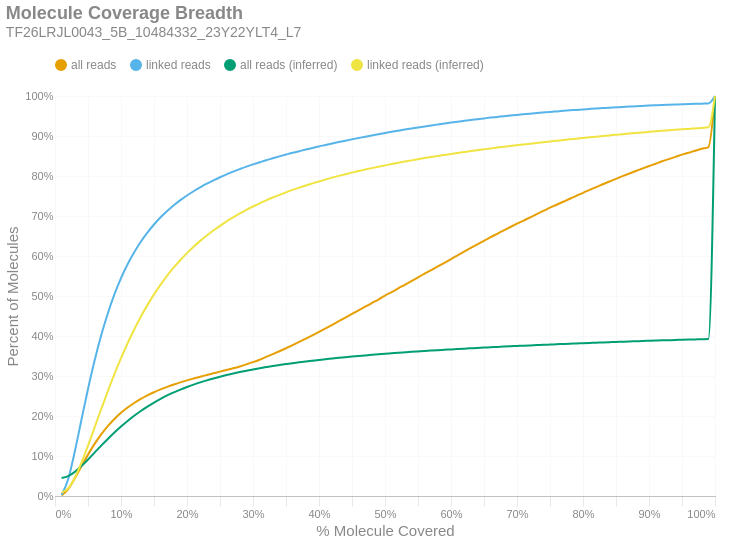

The cell this chart's notebook holds for it:
### Markdown cell above
### Molecule Read Coverage
This chart shows molecule coverage breadth as computed by the number of bases aligned to that molecule. In other words, "*how much of each unique long molecule is actually sequenced/aligned?*" Keep in mind there is a distinction between sequences and alignments, since some sequences belonging to a particular molecule may not align well and wouldn't appear in the alignment data. This chart also shows molecule coverage breadth as computed by the *inferred fragment* from which the aligned sequences originate. Unlike read coverage, this calculation takes into account the total insert size, including unsequenced gaps between the forward and reverse reads. Like the previous figures, these are cumulative percents.

### Code cell
if SKIPLR:
    print_html(f"Skipped")
else:
    binned_df = consolidated_hist(valids['coverage_bp'], mask, 0.01, True)
    binned_df_inf = consolidated_hist(valids['coverage_inserts'], mask, 0.01, True)
    binned_df = binned_df.with_columns(pl.lit(binned_df_inf['all reads (cumsum)']).alias('all reads (inferred)'))
    binned_df = binned_df.with_columns(pl.lit(binned_df_inf['linked reads (cumsum)']).alias('linked reads (inferred)'))
    binned_df = binned_df.with_columns(
        (pl.col('bin').cast(pl.Float64) + 0.01).alias('right_edge')
    )

    with SafeRender(binned_df):
        (
            density_plot(binned_df, 'Molecule Coverage Breadth', samplename, 'molcov', ['all reads (inferred)','linked reads (inferred)'])
            .encode(
                #x=alt.X('bin:Q', title="% Molecule Covered").axis(format = '%').scale(padding=0),
                x=alt.X('right_edge:Q', title="% Molecule Covered").axis(format='%').scale(padding=0),
                y=alt.Y('value:Q', title='Percent of Molecules')
                    .axis(format='%')
                    .stack(False)
                    .scale(domainMin=0, padding=0),
                color=alt.Color("key:N").scale(domain = ["all reads", "linked reads", "all reads (inferred)", "linked reads (inferred)"]),
                tooltip = [
                    alt.Tooltip("key:N", title = "Data Type"),
                    alt.Tooltip("range_label:N", title="% Molecule Covered"),
                    alt.Tooltip("value:Q", format = ".2%", title="% Molecules")
                ]
            )
        ).display()

### Figure 1 — Vega-Lite specification as saved in the notebook (floating-point values rounded to 4 significant figures)
{"width": "container", "height": 400, "config": {"title": {"anchor": "start", "dy": -15, "fontSize": 18, "color": "#888888", "subtitleColor": "#888888", "subtitleFontSize": 14}, "arc": {"fill": "#0072B2"}, "axis": {"domainColor": "#888888", "domainWidth": 0.5, "gridWidth": 0.2, "grid": false, "titleFontWeight": 400, "titleFontSize": 15, "labelFontSize": 11, "labelColor": "#888888", "tickColor": "#888888", "tickWidth": 0.2, "titleColor": "#888888"}, "axisBand": {"grid": false}, "axisX": {"grid": true, "tickSize": 10, "domainCap": "round"}, "axisY": {"domain": false, "grid": true, "tickSize": 0, "domainCap": "round"}, "background": "transparent", "header": {"labelFontSize": 15, "labelColor": "#888888", "titleFontSize": 15, "titleFontWeight": 600, "titleColor": "#888888"}, "legend": {"labelFont": "sans-serif", "labelFontSize": 12, "labelColor": "#888888", "symbolSize": 100, "symbolType": "circle", "titleFontSize": 12, "titlePadding": 10, "titleColor": "#888888", "title": null, "orient": "top"}, "range": {"category": ["#E69F00", "#56B4E9", "#009E73", "#F0E442", "#0072B2", "#D55E00", "#CC79A7", "#000000"], "diverging": ["#cfe8f3", "#a2d4ec", "#73bfe2", "#46abdb", "#1696d2", "#12719e"]}, "area": {"fill": "#0072B2", "fillOpacity": 0.7, "line": true, "strokeOpacity": 0.7}, "line": {"color": "#0072B2", "stroke": "#0072B2", "strokeWidth": 2}, "trail": {"color": "#0072B2", "stroke": "#0072B2", "strokeWidth": 0, "size": 1}, "point": {"filled": true, "fillOpacity": 1.0, "size": 95}, "text": {"color": "#888888", "fontSize": 11, "align": "right", "fontWeight": 400, "size": 11}, "bar": {"fill": "#0072B2", "stroke": null}, "view": {"stroke": null, "continuousWidth": 660, "continuousHeight": 400}}, "data": {"name": "data-33ec3b814ebfc69a31476c719795d2dc"}, "mark": {"type": "line", "interpolate": "monotone", "point": {"opacity": 0, "size": 275}}, "encoding": {"color": {"field": "key", "scale": {"domain": ["all reads", "linked reads", "all reads (inferred)", "linked reads (inferred)"]}, "type": "nominal"}, "tooltip": [{"field": "key", "title": "Data Type", "type": "nominal"}, {"field": "range_label", "title": "% Molecule Covered", "type": "nominal"}, {"field": "value", "format": ".2%", "title": "% Molecules", "type": "quantitative"}], "x": {"axis": {"format": "%"}, "field": "right_edge", "scale": {"padding": 0}, "title": "% Molecule Covered", "type": "quantitative"}, "y": {"axis": {"format": "%"}, "field": "value", "scale": {"domainMin": 0, "padding": 0}, "stack": false, "title": "Percent of Molecules", "type": "quantitative"}}, "params": [{"name": "param_c36ac31b6afebe62", "select": {"type": "point", "fields": ["key"]}, "bind": "legend"}], "title": {"text": "Molecule Coverage Breadth", "subtitle": "TF26LRJL0043_5B_10484332_23Y22YLT4_L7"}, "transform": [{"fold": ["all reads (cumsum)", "linked reads (cumsum)", "all reads (inferred)", "linked reads (inferred)"]}, {"calculate": "replace(datum.key, ' (cumsum)', '')", "as": "key"}, {"filter": {"param": "param_c36ac31b6afebe62"}}], "usermeta": {"embedOptions": {"downloadFileName": "TF26LRJL0043_5B_10484332_23Y22YLT4_L7.molcov"}}, "$schema": "https://vega.github.io/schema/vega-lite/v6.4.1.json", "datasets": {"data-33ec3b814ebfc69a31476c719795d2dc": [{"bin": "0.0", "interval": "0.0-0.01", "all reads": 0.001357, "linked reads": 0.002574, "all reads (cumsum)": 0.001357, "linked reads (cumsum)": 0.002574, "range_label": "0.0-0.01", "all reads (inferred)": 0.04511, "linked reads (inferred)": 0.008584, "right_edge": 0.01}, {"bin": "0.01", "interval": "0.01-0.02", "all reads": 0.01588, "linked reads": 0.03921, "all reads (cumsum)": 0.01723, "linked reads (cumsum)": 0.04179, "range_label": "0.01-0.02", "all reads (inferred)": 0.04981, "linked reads (inferred)": 0.01905, "right_edge": 0.02}, {"bin": "0.02", "interval": "0.02-0.03", "all reads": 0.02694, "linked reads": 0.06947, "all reads (cumsum)": 0.04417, "linked reads (cumsum)": 0.1113, "range_label": "0.02-0.03", "all reads (inferred)": 0.06041, "linked reads (inferred)": 0.04568, "right_edge": 0.03}, {"bin": "0.03", "interval": "0.03-0.04", "all reads": 0.02996, "linked reads": 0.07873, "all reads (cumsum)": 0.07413, "linked reads (cumsum)": 0.19, "range_label": "0.03-0.04", "all reads (inferred)": 0.07476, "linked reads (inferred)": 0.08283, "right_edge": 0.04}, {"bin": "0.04", "interval": "0.04-0.05", "all reads": 0.02932, "linked reads": 0.0775, "all reads (cumsum)": 0.1034, "linked reads (cumsum)": 0.2675, "range_label": "0.04-0.05", "all reads (inferred)": 0.09117, "linked reads (inferred)": 0.1257, "right_edge": 0.05}, {"bin": "0.05", "interval": "0.05-0.06", "all reads": 0.0268, "linked reads": 0.07105, "all reads (cumsum)": 0.1302, "linked reads (cumsum)": 0.3385, "range_label": "0.05-0.06", "all reads (inferred)": 0.1086, "linked reads (inferred)": 0.1716, "right_edge": 0.06}, {"bin": "0.06", "interval": "0.06-0.07", "all reads": 0.0238, "linked reads": 0.06313, "all reads (cumsum)": 0.154, "linked reads (cumsum)": 0.4017, "range_label": "0.06-0.07", "all reads (inferred)": 0.1259, "linked reads (inferred)": 0.2174, "right_edge": 0.07}, {"bin": "0.07", "interval": "0.07-0.08", "all reads": 0.02065, "linked reads": 0.05472, "all reads (cumsum)": 0.1747, "linked reads (cumsum)": 0.4564, "range_label": "0.07-0.08", "all reads (inferred)": 0.1426, "linked reads (inferred)": 0.2617, "right_edge": 0.08}, {"bin": "0.08", "interval": "0.08-0.09", "all reads": 0.01791, "linked reads": 0.04746, "all reads (cumsum)": 0.1926, "linked reads (cumsum)": 0.5039, "range_label": "0.08-0.09", "all reads (inferred)": 0.1586, "linked reads (inferred)": 0.3044, "right_edge": 0.09}, {"bin": "0.09", "interval": "0.09-0.1", "all reads": 0.01547, "linked reads": 0.04097, "all reads (cumsum)": 0.2081, "linked reads (cumsum)": 0.5448, "range_label": "0.09-0.1", "all reads (inferred)": 0.1737, "linked reads (inferred)": 0.3445, "right_edge": 0.1}, {"bin": "0.1", "interval": "0.1-0.11", "all reads": 0.01312, "linked reads": 0.03461, "all reads (cumsum)": 0.2212, "linked reads (cumsum)": 0.5794, "range_label": "0.1-0.11", "all reads (inferred)": 0.1877, "linked reads (inferred)": 0.3818, "right_edge": 0.11}, {"bin": "0.11", "interval": "0.11-0.12", "all reads": 0.01139, "linked reads": 0.02997, "all reads (cumsum)": 0.2326, "linked reads (cumsum)": 0.6094, "range_label": "0.11-0.12", "all reads (inferred)": 0.2007, "linked reads (inferred)": 0.4163, "right_edge": 0.12}, {"bin": "0.12", "interval": "0.12-0.13", "all reads": 0.01004, "linked reads": 0.02631, "all reads (cumsum)": 0.2426, "linked reads (cumsum)": 0.6357, "range_label": "0.12-0.13", "all reads (inferred)": 0.2126, "linked reads (inferred)": 0.4479, "right_edge": 0.13}, {"bin": "0.13", "interval": "0.13-0.14", "all reads": 0.008792, "linked reads": 0.02273, "all reads (cumsum)": 0.2514, "linked reads (cumsum)": 0.6584, "range_label": "0.13-0.14", "all reads (inferred)": 0.2236, "linked reads (inferred)": 0.4772, "right_edge": 0.14}, {"bin": "0.14", "interval": "0.14-0.15", "all reads": 0.007928, "linked reads": 0.02036, "all reads (cumsum)": 0.2593, "linked reads (cumsum)": 0.6788, "range_label": "0.14-0.15", "all reads (inferred)": 0.2337, "linked reads (inferred)": 0.504, "right_edge": 0.15}, {"bin": "0.15", "interval": "0.15-0.16", "all reads": 0.00713, "linked reads": 0.018, "all reads (cumsum)": 0.2665, "linked reads (cumsum)": 0.6968, "range_label": "0.15-0.16", "all reads (inferred)": 0.2428, "linked reads (inferred)": 0.5284, "right_edge": 0.16}, {"bin": "0.16", "interval": "0.16-0.17", "all reads": 0.006322, "linked reads": 0.01567, "all reads (cumsum)": 0.2728, "linked reads (cumsum)": 0.7125, "range_label": "0.16-0.17", "all reads (inferred)": 0.2513, "linked reads (inferred)": 0.551, "right_edge": 0.17}, {"bin": "0.17", "interval": "0.17-0.18", "all reads": 0.005919, "linked reads": 0.01444, "all reads (cumsum)": 0.2787, "linked reads (cumsum)": 0.7269, "range_label": "0.17-0.18", "all reads (inferred)": 0.259, "linked reads (inferred)": 0.5713, "right_edge": 0.18}, {"bin": "0.18", "interval": "0.18-0.19", "all reads": 0.005341, "linked reads": 0.01274, "all reads (cumsum)": 0.2841, "linked reads (cumsum)": 0.7396, "range_label": "0.18-0.19", "all reads (inferred)": 0.2659, "linked reads (inferred)": 0.5899, "right_edge": 0.19}, {"bin": "0.19", "interval": "0.19-0.2", "all reads": 0.004982, "linked reads": 0.01169, "all reads (cumsum)": 0.289, "linked reads (cumsum)": 0.7513, "range_label": "0.19-0.2", "all reads (inferred)": 0.2725, "linked reads (inferred)": 0.6072, "right_edge": 0.2}, {"bin": "0.2", "interval": "0.2-0.21", "all reads": 0.004636, "linked reads": 0.01058, "all reads (cumsum)": 0.2937, "linked reads (cumsum)": 0.7619, "range_label": "0.2-0.21", "all reads (inferred)": 0.2784, "linked reads (inferred)": 0.6231, "right_edge": 0.21}, {"bin": "0.21", "interval": "0.21-0.22", "all reads": 0.004474, "linked reads": 0.009846, "all reads (cumsum)": 0.2982, "linked reads (cumsum)": 0.7718, "range_label": "0.21-0.22", "all reads (inferred)": 0.284, "linked reads (inferred)": 0.6378, "right_edge": 0.22}, {"bin": "0.22", "interval": "0.22-0.23", "all reads": 0.004287, "linked reads": 0.009001, "all reads (cumsum)": 0.3024, "linked reads (cumsum)": 0.7808, "range_label": "0.22-0.23", "all reads (inferred)": 0.2891, "linked reads (inferred)": 0.6513, "right_edge": 0.23}, {"bin": "0.23", "interval": "0.23-0.24", "all reads": 0.004238, "linked reads": 0.008273, "all reads (cumsum)": 0.3067, "linked reads (cumsum)": 0.789, "range_label": "0.23-0.24", "all reads (inferred)": 0.2937, "linked reads (inferred)": 0.6636, "right_edge": 0.24}, {"bin": "0.24", "interval": "0.24-0.25", "all reads": 0.00425, "linked reads": 0.007888, "all reads (cumsum)": 0.3109, "linked reads (cumsum)": 0.7969, "range_label": "0.24-0.25", "all reads (inferred)": 0.2982, "linked reads (inferred)": 0.6754, "right_edge": 0.25}, {"bin": "0.25", "interval": "0.25-0.26", "all reads": 0.00412, "linked reads": 0.007285, "all reads (cumsum)": 0.315, "linked reads (cumsum)": 0.8042, "range_label": "0.25-0.26", "all reads (inferred)": 0.3024, "linked reads (inferred)": 0.6865, "right_edge": 0.26}, {"bin": "0.26", "interval": "0.26-0.27", "all reads": 0.00427, "linked reads": 0.006761, "all reads (cumsum)": 0.3193, "linked reads (cumsum)": 0.811, "range_label": "0.26-0.27", "all reads (inferred)": 0.3062, "linked reads (inferred)": 0.6966, "right_edge": 0.27}, {"bin": "0.27", "interval": "0.27-0.28", "all reads": 0.004623, "linked reads": 0.006282, "all reads (cumsum)": 0.3239, "linked reads (cumsum)": 0.8173, "range_label": "0.27-0.28", "all reads (inferred)": 0.3098, "linked reads (inferred)": 0.7063, "right_edge": 0.28}, {"bin": "0.28", "interval": "0.28-0.29", "all reads": 0.005063, "linked reads": 0.006094, "all reads (cumsum)": 0.329, "linked reads (cumsum)": 0.8234, "range_label": "0.28-0.29", "all reads (inferred)": 0.3133, "linked reads (inferred)": 0.7154, "right_edge": 0.29}, {"bin": "0.29", "interval": "0.29-0.3", "all reads": 0.005581, "linked reads": 0.005606, "all reads (cumsum)": 0.3346, "linked reads (cumsum)": 0.829, "range_label": "0.29-0.3", "all reads (inferred)": 0.3164, "linked reads (inferred)": 0.7238, "right_edge": 0.3}, {"bin": "0.3", "interval": "0.3-0.31", "all reads": 0.006156, "linked reads": 0.005288, "all reads (cumsum)": 0.3407, "linked reads (cumsum)": 0.8342, "range_label": "0.3-0.31", "all reads (inferred)": 0.3194, "linked reads (inferred)": 0.7317, "right_edge": 0.31}, {"bin": "0.31", "interval": "0.31-0.32", "all reads": 0.006898, "linked reads": 0.00527, "all reads (cumsum)": 0.3476, "linked reads (cumsum)": 0.8395, "range_label": "0.31-0.32", "all reads (inferred)": 0.3222, "linked reads (inferred)": 0.7391, "right_edge": 0.32}, {"bin": "0.32", "interval": "0.32-0.33", "all reads": 0.007052, "linked reads": 0.004766, "all reads (cumsum)": 0.3547, "linked reads (cumsum)": 0.8443, "range_label": "0.32-0.33", "all reads (inferred)": 0.325, "linked reads (inferred)": 0.7463, "right_edge": 0.33}, {"bin": "0.33", "interval": "0.33-0.34", "all reads": 0.007274, "linked reads": 0.004737, "all reads (cumsum)": 0.362, "linked reads (cumsum)": 0.849, "range_label": "0.33-0.34", "all reads (inferred)": 0.3274, "linked reads (inferred)": 0.7528, "right_edge": 0.34}, {"bin": "0.34", "interval": "0.34-0.35", "all reads": 0.007498, "linked reads": 0.004534, "all reads (cumsum)": 0.3695, "linked reads (cumsum)": 0.8536, "range_label": "0.34-0.35", "all reads (inferred)": 0.3298, "linked reads (inferred)": 0.7591, "right_edge": 0.35}, {"bin": "0.35", "interval": "0.35-0.36", "all reads": 0.007755, "linked reads": 0.004459, "all reads (cumsum)": 0.3772, "linked reads (cumsum)": 0.858, "range_label": "0.35-0.36", "all reads (inferred)": 0.3322, "linked reads (inferred)": 0.7653, "right_edge": 0.36}, {"bin": "0.36", "interval": "0.36-0.37", "all reads": 0.007951, "linked reads": 0.004084, "all reads (cumsum)": 0.3852, "linked reads (cumsum)": 0.8621, "range_label": "0.36-0.37", "all reads (inferred)": 0.3343, "linked reads (inferred)": 0.771, "right_edge": 0.37}, {"bin": "0.37", "interval": "0.37-0.38", "all reads": 0.00815, "linked reads": 0.004087, "all reads (cumsum)": 0.3933, "linked reads (cumsum)": 0.8662, "range_label": "0.37-0.38", "all reads (inferred)": 0.3364, "linked reads (inferred)": 0.7764, "right_edge": 0.38}, {"bin": "0.38", "interval": "0.38-0.39", "all reads": 0.008248, "linked reads": 0.00384, "all reads (cumsum)": 0.4016, "linked reads (cumsum)": 0.87, "range_label": "0.38-0.39", "all reads (inferred)": 0.3383, "linked reads (inferred)": 0.7815, "right_edge": 0.39}, {"bin": "0.39", "interval": "0.39-0.4", "all reads": 0.008539, "linked reads": 0.003973, "all reads (cumsum)": 0.4101, "linked reads (cumsum)": 0.874, "range_label": "0.39-0.4", "all reads (inferred)": 0.3402, "linked reads (inferred)": 0.7865, "right_edge": 0.4}, {"bin": "0.4", "interval": "0.4-0.41", "all reads": 0.008727, "linked reads": 0.003622, "all reads (cumsum)": 0.4188, "linked reads (cumsum)": 0.8776, "range_label": "0.4-0.41", "all reads (inferred)": 0.3421, "linked reads (inferred)": 0.7912, "right_edge": 0.41}, {"bin": "0.41", "interval": "0.41-0.42", "all reads": 0.009027, "linked reads": 0.003591, "all reads (cumsum)": 0.4279, "linked reads (cumsum)": 0.8812, "range_label": "0.41-0.42", "all reads (inferred)": 0.3438, "linked reads (inferred)": 0.7959, "right_edge": 0.42}, {"bin": "0.42", "interval": "0.42-0.43", "all reads": 0.009162, "linked reads": 0.003549, "all reads (cumsum)": 0.437, "linked reads (cumsum)": 0.8848, "range_label": "0.42-0.43", "all reads (inferred)": 0.3455, "linked reads (inferred)": 0.8003, "right_edge": 0.43}, {"bin": "0.43", "interval": "0.43-0.44", "all reads": 0.009134, "linked reads": 0.003598, "all reads (cumsum)": 0.4462, "linked reads (cumsum)": 0.8884, "range_label": "0.43-0.44", "all reads (inferred)": 0.3471, "linked reads (inferred)": 0.8044, "right_edge": 0.44}, {"bin": "0.44", "interval": "0.44-0.45", "all reads": 0.009095, "linked reads": 0.003361, "all reads (cumsum)": 0.4552, "linked reads (cumsum)": 0.8917, "range_label": "0.44-0.45", "all reads (inferred)": 0.3486, "linked reads (inferred)": 0.8084, "right_edge": 0.45}, {"bin": "0.45", "interval": "0.45-0.46", "all reads": 0.009039, "linked reads": 0.003249, "all reads (cumsum)": 0.4643, "linked reads (cumsum)": 0.895, "range_label": "0.45-0.46", "all reads (inferred)": 0.3501, "linked reads (inferred)": 0.8123, "right_edge": 0.46}, {"bin": "0.46", "interval": "0.46-0.47", "all reads": 0.008931, "linked reads": 0.003233, "all reads (cumsum)": 0.4732, "linked reads (cumsum)": 0.8982, "range_label": "0.46-0.47", "all reads (inferred)": 0.3515, "linked reads (inferred)": 0.816, "right_edge": 0.47}, {"bin": "0.47", "interval": "0.47-0.48", "all reads": 0.009095, "linked reads": 0.003114, "all reads (cumsum)": 0.4823, "linked reads (cumsum)": 0.9013, "range_label": "0.47-0.48", "all reads (inferred)": 0.3529, "linked reads (inferred)": 0.8197, "right_edge": 0.48}, {"bin": "0.48", "interval": "0.48-0.49", "all reads": 0.008846, "linked reads": 0.003028, "all reads (cumsum)": 0.4912, "linked reads (cumsum)": 0.9043, "range_label": "0.48-0.49", "all reads (inferred)": 0.3542, "linked reads (inferred)": 0.8232, "right_edge": 0.49}, {"bin": "0.49", "interval": "0.49-0.5", "all reads": 0.009922, "linked reads": 0.003077, "all reads (cumsum)": 0.5011, "linked reads (cumsum)": 0.9074, "range_label": "0.49-0.5", "all reads (inferred)": 0.3555, "linked reads (inferred)": 0.8266, "right_edge": 0.5}, {"bin": "0.5", "interval": "0.5-0.51", "all reads": 0.008563, "linked reads": 0.00299, "all reads (cumsum)": 0.5096, "linked reads (cumsum)": 0.9104, "range_label": "0.5-0.51", "all reads (inferred)": 0.3568, "linked reads (inferred)": 0.8298, "right_edge": 0.51}, {"bin": "0.51", "interval": "0.51-0.52", "all reads": 0.009427, "linked reads": 0.002839, "all reads (cumsum)": 0.5191, "linked reads (cumsum)": 0.9132, "range_label": "0.51-0.52", "all reads (inferred)": 0.358, "linked reads (inferred)": 0.833, "right_edge": 0.52}, {"bin": "0.52", "interval": "0.52-0.53", "all reads": 0.009043, "linked reads": 0.002772, "all reads (cumsum)": 0.5281, "linked reads (cumsum)": 0.916, "range_label": "0.52-0.53", "all reads (inferred)": 0.3592, "linked reads (inferred)": 0.8361, "right_edge": 0.53}, {"bin": "0.53", "interval": "0.53-0.54", "all reads": 0.009313, "linked reads": 0.002722, "all reads (cumsum)": 0.5374, "linked reads (cumsum)": 0.9187, "range_label": "0.53-0.54", "all reads (inferred)": 0.3604, "linked reads (inferred)": 0.8391, "right_edge": 0.54}, {"bin": "0.54", "interval": "0.54-0.55", "all reads": 0.009122, "linked reads": 0.002669, "all reads (cumsum)": 0.5466, "linked reads (cumsum)": 0.9214, "range_label": "0.54-0.55", "all reads (inferred)": 0.3615, "linked reads (inferred)": 0.842, "right_edge": 0.55}, {"bin": "0.55", "interval": "0.55-0.56", "all reads": 0.009219, "linked reads": 0.002566, "all reads (cumsum)": 0.5558, "linked reads (cumsum)": 0.924, "range_label": "0.55-0.56", "all reads (inferred)": 0.3626, "linked reads (inferred)": 0.8449, "right_edge": 0.56}, {"bin": "0.56", "interval": "0.56-0.57", "all reads": 0.009133, "linked reads": 0.002496, "all reads (cumsum)": 0.5649, "linked reads (cumsum)": 0.9265, "range_label": "0.56-0.57", "all reads (inferred)": 0.3636, "linked reads (inferred)": 0.8475, "right_edge": 0.57}, {"bin": "0.57", "interval": "0.57-0.58", "all reads": 0.00894, "linked reads": 0.00241, "all reads (cumsum)": 0.5738, "linked reads (cumsum)": 0.9289, "range_label": "0.57-0.58", "all reads (inferred)": 0.3646, "linked reads (inferred)": 0.8501, "right_edge": 0.58}, {"bin": "0.58", "interval": "0.58-0.59", "all reads": 0.009186, "linked reads": 0.002388, "all reads (cumsum)": 0.583, "linked reads (cumsum)": 0.9313, "range_label": "0.58-0.59", "all reads (inferred)": 0.3655, "linked reads (inferred)": 0.8526, "right_edge": 0.59}, {"bin": "0.59", "interval": "0.59-0.6", "all reads": 0.009404, "linked reads": 0.002408, "all reads (cumsum)": 0.5924, "linked reads (cumsum)": 0.9337, "range_label": "0.59-0.6", "all reads (inferred)": 0.3665, "linked reads (inferred)": 0.8551, "right_edge": 0.6}, {"bin": "0.6", "interval": "0.6-0.61", "all reads": 0.009096, "linked reads": 0.002103, "all reads (cumsum)": 0.6015, "linked reads (cumsum)": 0.9358, "range_label": "0.6-0.61", "all reads (inferred)": 0.3675, "linked reads (inferred)": 0.8576, "right_edge": 0.61}, {"bin": "0.61", "interval": "0.61-0.62", "all reads": 0.009412, "linked reads": 0.002085, "all reads (cumsum)": 0.6109, "linked reads (cumsum)": 0.9379, "range_label": "0.61-0.62", "all reads (inferred)": 0.3684, "linked reads (inferred)": 0.8599, "right_edge": 0.62}, {"bin": "0.62", "interval": "0.62-0.63", "all reads": 0.009153, "linked reads": 0.002086, "all reads (cumsum)": 0.6201, "linked reads (cumsum)": 0.94, "range_label": "0.62-0.63", "all reads (inferred)": 0.3693, "linked reads (inferred)": 0.8623, "right_edge": 0.63}, {"bin": "0.63", "interval": "0.63-0.64", "all reads": 0.009055, "linked reads": 0.002064, "all reads (cumsum)": 0.6291, "linked reads (cumsum)": 0.942, "range_label": "0.63-0.64", "all reads (inferred)": 0.3702, "linked reads (inferred)": 0.8646, "right_edge": 0.64}, {"bin": "0.64", "interval": "0.64-0.65", "all reads": 0.008871, "linked reads": 0.001956, "all reads (cumsum)": 0.638, "linked reads (cumsum)": 0.944, "range_label": "0.64-0.65", "all reads (inferred)": 0.371, "linked reads (inferred)": 0.8668, "right_edge": 0.65}, {"bin": "0.65", "interval": "0.65-0.66", "all reads": 0.008993, "linked reads": 0.001982, "all reads (cumsum)": 0.647, "linked reads (cumsum)": 0.946, "range_label": "0.65-0.66", "all reads (inferred)": 0.3719, "linked reads (inferred)": 0.8689, "right_edge": 0.66}, {"bin": "0.66", "interval": "0.66-0.67", "all reads": 0.008525, "linked reads": 0.001739, "all reads (cumsum)": 0.6555, "linked reads (cumsum)": 0.9477, "range_label": "0.66-0.67", "all reads (inferred)": 0.3727, "linked reads (inferred)": 0.8711, "right_edge": 0.67}, {"bin": "0.67", "interval": "0.67-0.68", "all reads": 0.008556, "linked reads": 0.001778, "all reads (cumsum)": 0.6641, "linked reads (cumsum)": 0.9495, "range_label": "0.67-0.68", "all reads (inferred)": 0.3735, "linked reads (inferred)": 0.8732, "right_edge": 0.68}, {"bin": "0.68", "interval": "0.68-0.69", "all reads": 0.008397, "linked reads": 0.001678, "all reads (cumsum)": 0.6725, "linked reads (cumsum)": 0.9512, "range_label": "0.68-0.69", "all reads (inferred)": 0.3743, "linked reads (inferred)": 0.8751, "right_edge": 0.69}, {"bin": "0.69", "interval": "0.69-0.7", "all reads": 0.008237, "linked reads": 0.001595, "all reads (cumsum)": 0.6807, "linked reads (cumsum)": 0.9527, "range_label": "0.69-0.7", "all reads (inferred)": 0.3751, "linked reads (inferred)": 0.8771, "right_edge": 0.7}, {"bin": "0.7", "interval": "0.7-0.71", "all reads": 0.007932, "linked reads": 0.001575, "all reads (cumsum)": 0.6887, "linked reads (cumsum)": 0.9543, "range_label": "0.7-0.71", "all reads (inferred)": 0.3758, "linked reads (inferred)": 0.879, "right_edge": 0.71}, {"bin": "0.71", "interval": "0.71-0.72", "all reads": 0.007941, "linked reads": 0.001566, "all reads (cumsum)": 0.6966, "linked reads (cumsum)": 0.9559, "range_label": "0.71-0.72", "all reads (inferred)": 0.3765, "linked reads (inferred)": 0.8808, "right_edge": 0.72}, {"bin": "0.72", "interval": "0.72-0.73", "all reads": 0.008203, "linked reads": 0.001515, "all reads (cumsum)": 0.7048, "linked reads (cumsum)": 0.9574, "range_label": "0.72-0.73", "all reads (inferred)": 0.3772, "linked reads (inferred)": 0.8827, "right_edge": 0.73}, {"bin": "0.73", "interval": "0.73-0.74", "all reads": 0.007805, "linked reads": 0.001435, "all reads (cumsum)": 0.7126, "linked reads (cumsum)": 0.9588, "range_label": "0.73-0.74", "all reads (inferred)": 0.378, "linked reads (inferred)": 0.8845, "right_edge": 0.74}, {"bin": "0.74", "interval": "0.74-0.75", "all reads": 0.008094, "linked reads": 0.001418, "all reads (cumsum)": 0.7207, "linked reads (cumsum)": 0.9603, "range_label": "0.74-0.75", "all reads (inferred)": 0.3787, "linked reads (inferred)": 0.8863, "right_edge": 0.75}, {"bin": "0.75", "interval": "0.75-0.76", "all reads": 0.007386, "linked reads": 0.001292, "all reads (cumsum)": 0.7281, "linked reads (cumsum)": 0.9615, "range_label": "0.75-0.76", "all reads (inferred)": 0.3793, "linked reads (inferred)": 0.8881, "right_edge": 0.76}, {"bin": "0.76", "interval": "0.76-0.77", "all reads": 0.007553, "linked reads": 0.001302, "all reads (cumsum)": 0.7356, "linked reads (cumsum)": 0.9628, "range_label": "0.76-0.77", "all reads (inferred)": 0.38, "linked reads (inferred)": 0.8898, "right_edge": 0.77}, {"bin": "0.77", "interval": "0.77-0.78", "all reads": 0.00749, "linked reads": 0.001267, "all reads (cumsum)": 0.7431, "linked reads (cumsum)": 0.9641, "range_label": "0.77-0.78", "all reads (inferred)": 0.3807, "linked reads (inferred)": 0.8916, "right_edge": 0.78}, {"bin": "0.78", "interval": "0.78-0.79", "all reads": 0.007313, "linked reads": 0.001182, "all reads (cumsum)": 0.7504, "linked reads (cumsum)": 0.9653, "range_label": "0.78-0.79", "all reads (inferred)": 0.3814, "linked reads (inferred)": 0.8933, "right_edge": 0.79}, {"bin": "0.79", "interval": "0.79-0.8", "all reads": 0.007577, "linked reads": 0.001216, "all reads (cumsum)": 0.758, "linked reads (cumsum)": 0.9665, "range_label": "0.79-0.8", "all reads (inferred)": 0.382, "linked reads (inferred)": 0.895, "right_edge": 0.8}, {"bin": "0.8", "interval": "0.8-0.81", "all reads": 0.007096, "linked reads": 0.00115, "all reads (cumsum)": 0.7651, "linked reads (cumsum)": 0.9677, "range_label": "0.8-0.81", "all reads (inferred)": 0.3827, "linked reads (inferred)": 0.8967, "right_edge": 0.81}, {"bin": "0.81", "interval": "0.81-0.82", "all reads": 0.007123, "linked reads": 0.001125, "all reads (cumsum)": 0.7722, "linked reads (cumsum)": 0.9688, "range_label": "0.81-0.82", "all reads (inferred)": 0.3833, "linked reads (inferred)": 0.8983, "right_edge": 0.82}, {"bin": "0.82", "interval": "0.82-0.83", "all reads": 0.007126, "linked reads": 0.001055, "all reads (cumsum)": 0.7794, "linked reads (cumsum)": 0.9698, "range_label": "0.82-0.83", "all reads (inferred)": 0.384, "linked reads (inferred)": 0.9, "right_edge": 0.83}, {"bin": "0.83", "interval": "0.83-0.84", "all reads": 0.006916, "linked reads": 0.001067, "all reads (cumsum)": 0.7863, "linked reads (cumsum)": 0.9709, "range_label": "0.83-0.84", "all reads (inferred)": 0.3846, "linked reads (inferred)": 0.9015, "right_edge": 0.84}, {"bin": "0.84", "interval": "0.84-0.85", "all reads": 0.006577, "linked reads": 0.0008753, "all reads (cumsum)": 0.7929, "linked reads (cumsum)": 0.9718, "range_label": "0.84-0.85", "all reads (inferred)": 0.3852, "linked reads (inferred)": 0.903, "right_edge": 0.85}, {"bin": "0.85", "interval": "0.85-0.86", "all reads": 0.006656, "linked reads": 0.000917, "all reads (cumsum)": 0.7995, "linked reads (cumsum)": 0.9727, "range_label": "0.85-0.86", "all reads (inferred)": 0.3858, "linked reads (inferred)": 0.9046, "right_edge": 0.86}, {"bin": "0.86", "interval": "0.86-0.87", "all reads": 0.00648, "linked reads": 0.000835, "all reads (cumsum)": 0.806, "linked reads (cumsum)": 0.9735, "range_label": "0.86-0.87", "all reads (inferred)": 0.3864, "linked reads (inferred)": 0.9061, "right_edge": 0.87}, {"bin": "0.87", "interval": "0.87-0.88", "all reads": 0.006421, "linked reads": 0.0009027, "all reads (cumsum)": 0.8124, "linked reads (cumsum)": 0.9744, "range_label": "0.87-0.88", "all reads (inferred)": 0.3869, "linked reads (inferred)": 0.9075, "right_edge": 0.88}, {"bin": "0.88", "interval": "0.88-0.89", "all reads": 0.006267, "linked reads": 0.0008116, "all reads (cumsum)": 0.8187, "linked reads (cumsum)": 0.9753, "range_label": "0.88-0.89", "all reads (inferred)": 0.3875, "linked reads (inferred)": 0.909, "right_edge": 0.89}, {"bin": "0.89", "interval": "0.89-0.9", "all reads": 0.006343, "linked reads": 0.0008038, "all reads (cumsum)": 0.825, "linked reads (cumsum)": 0.9761, "range_label": "0.89-0.9", "all reads (inferred)": 0.388, "linked reads (inferred)": 0.9104, "right_edge": 0.9}, {"bin": "0.9", "interval": "0.9-0.91", "all reads": 0.005726, "linked reads": 0.0006854, "all reads (cumsum)": 0.8308, "linked reads (cumsum)": 0.9767, "range_label": "0.9-0.91", "all reads (inferred)": 0.3886, "linked reads (inferred)": 0.9117, "right_edge": 0.91}, {"bin": "0.91", "interval": "0.91-0.92", "all reads": 0.00629, "linked reads": 0.0006698, "all reads (cumsum)": 0.837, "linked reads (cumsum)": 0.9774, "range_label": "0.91-0.92", "all reads (inferred)": 0.3891, "linked reads (inferred)": 0.913, "right_edge": 0.92}, {"bin": "0.92", "interval": "0.92-0.93", "all reads": 0.005255, "linked reads": 0.000623, "all reads (cumsum)": 0.8423, "linked reads (cumsum)": 0.978, "range_label": "0.92-0.93", "all reads (inferred)": 0.3896, "linked reads (inferred)": 0.9142, "right_edge": 0.93}, {"bin": "0.93", "interval": "0.93-0.94", "all reads": 0.005399, "linked reads": 0.0006048, "all reads (cumsum)": 0.8477, "linked reads (cumsum)": 0.9786, "range_label": "0.93-0.94", "all reads (inferred)": 0.39, "linked reads (inferred)": 0.9155, "right_edge": 0.94}, {"bin": "0.94", "interval": "0.94-0.95", "all reads": 0.005674, "linked reads": 0.0005892, "all reads (cumsum)": 0.8534, "linked reads (cumsum)": 0.9792, "range_label": "0.94-0.95", "all reads (inferred)": 0.3906, "linked reads (inferred)": 0.9167, "right_edge": 0.95}, {"bin": "0.95", "interval": "0.95-0.96", "all reads": 0.004674, "linked reads": 0.0005983, "all reads (cumsum)": 0.858, "linked reads (cumsum)": 0.9798, "range_label": "0.95-0.96", "all reads (inferred)": 0.3911, "linked reads (inferred)": 0.9178, "right_edge": 0.96}, {"bin": "0.96", "interval": "0.96-0.97", "all reads": 0.005029, "linked reads": 0.0005658, "all reads (cumsum)": 0.8631, "linked reads (cumsum)": 0.9804, "range_label": "0.96-0.97", "all reads (inferred)": 0.3916, "linked reads (inferred)": 0.919, "right_edge": 0.97}, {"bin": "0.97", "interval": "0.97-0.98", "all reads": 0.004868, "linked reads": 0.0004851, "all reads (cumsum)": 0.8679, "linked reads (cumsum)": 0.9809, "range_label": "0.97-0.98", "all reads (inferred)": 0.392, "linked reads (inferred)": 0.9202, "right_edge": 0.98}, {"bin": "0.98", "interval": "0.98-0.99", "all reads": 0.00452, "linked reads": 0.0005424, "all reads (cumsum)": 0.8725, "linked reads (cumsum)": 0.9814, "range_label": "0.98-0.99", "all reads (inferred)": 0.3926, "linked reads (inferred)": 0.9216, "right_edge": 0.99}, {"bin": "0.99", "interval": "0.99-1.0", "all reads": 0.1275, "linked reads": 0.01858, "all reads (cumsum)": 1.0, "linked reads (cumsum)": 1.0, "range_label": "0.99-1.0", "all reads (inferred)": 1.0, "linked reads (inferred)": 1.0, "right_edge": 1.0}]}}
